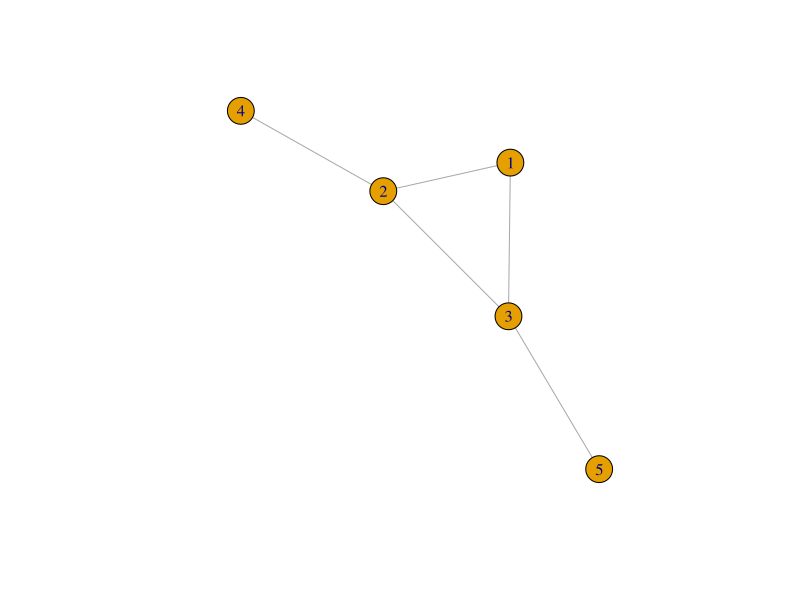
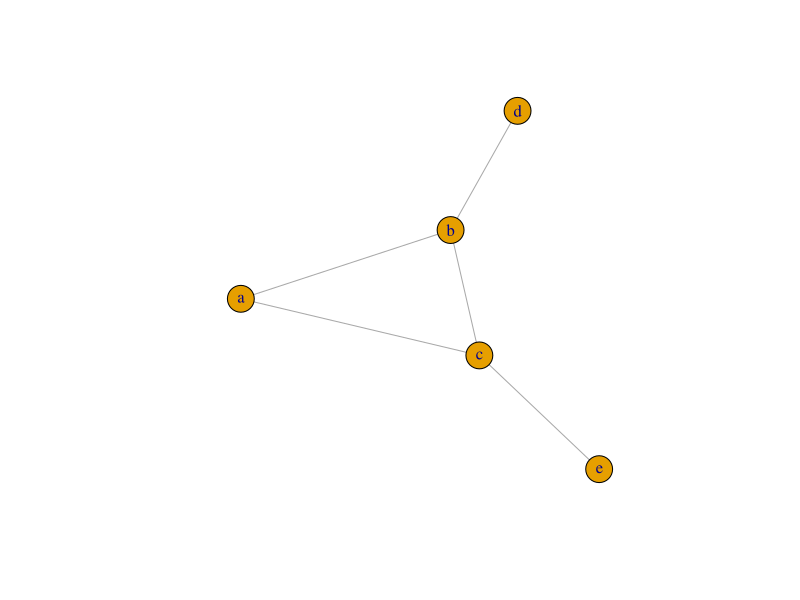
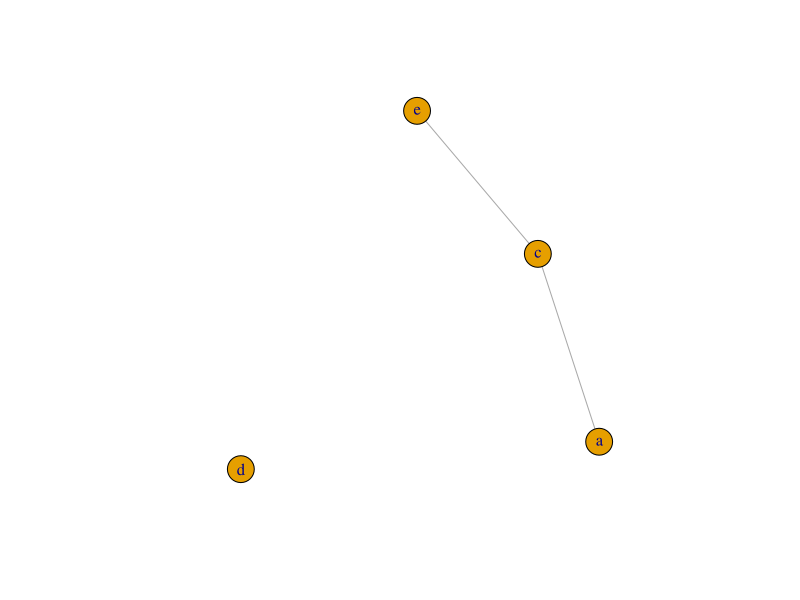
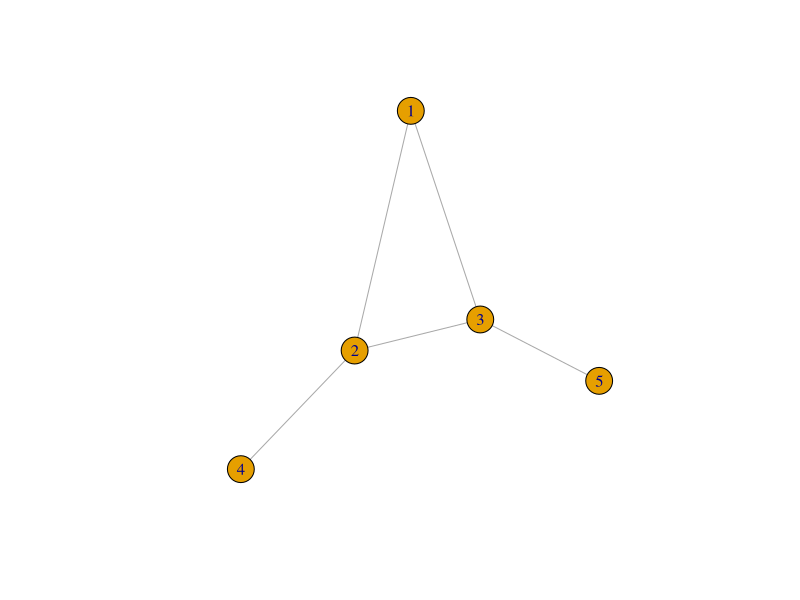

These charts were generated, in order, by the following R code: (Note: a time limit stopped this script after it produced the figures.)
library(igraph)
library(MASS)

# Objective: identify minimal cutsets that disconnect all edges in a graph
# We approach the problem based on topologies of graphs

# Algorithm
# 1. Find a node (N0) with maximal connectivity
# 2. Remove N0 and update the graph
# 3. Repeat 1-2 until no edges are left (complete fragmentation)

# --- playground ---

toy = graph_from_literal( A--B, C--D, E--F, G--H, I, J, K )
toy = make_graph("Bull")
plot(toy)

# set vertex name if needed
V(toy)
toy = set_vertex_attr(toy, "name", value = letters[1:length(V(toy))])
plot(toy)

# find cliques
cliques(toy, min = 3)

# total edges
ecount(toy)

# adjacency number of each vertex
g.adj <- get.adjacency(toy) # matrix
v.top <- which.max(rowSums(as.matrix(g.adj)))
names(v.top)

# delete the top vertex
toy = delete.vertices(toy, names(v.top)) 
plot(toy)

# --- the full algorithm ---

toy = make_graph("Bull")
plot(toy)

g.del = NULL

while(ecount(toy) > 0) {
  g.adj <- get.adjacency(toy)
  v.top <- which.max(rowSums(as.matrix(g.adj)))
  g.del <- c(g.del, names(v.top))
  toy = delete.vertices(toy, names(v.top)) 
}

plot(toy)

# I think this algorithm works. 
# Please check if it breaks on certain graph structures.

# Now, let's review Leon's VIF idea
# VIF (variance inflation factor) quantifies collinearity of the predictors in regression models  

# Toy data (100 by 5), with collinearity

vif.dt = as.data.frame(matrix(rnorm(5e2, 0, 1), nrow = 1e2))
vif.dt$V2 = vif.dt$V1 + rnorm(1e2, 0, .3)
vif.dt$V3 = vif.dt$V1 + rnorm(1e2, 0, .6)
vif.dt$V4 = vif.dt$V1 + rnorm(1e2, 0, .9)
cor(vif.dt)

# compute the VIF of each variables

(vif <- sapply(names(vif.dt), function(x) {
  toy.dt = vif.dt[c(x, setdiff(names(vif.dt), x))]
  names(toy.dt) = paste0("V", 1:5)
  toy.lm = summary(lm(V1 ~ V2 + V3 + V4 + V5, data = toy.dt))
  1 / ( 1 - toy.lm$r.squared )
}))

# a convenient way
(vif = diag(MASS::ginv(cor(vif.dt))))
names(vif) = names(vif.dt)

# keep the variable with top VIF
# as expected the top variable is V1, giving the simulation procedure
(vif.top = which.max(vif))

# we want to remove variables that are highly correlated with the top variable
# to do so, we will re-compute VIF after taking off the top variable, and compute the VIF drop

vif.new = diag(MASS::ginv(cor(vif.dt[-vif.top])))
names(vif.new) = names(vif.dt)[-vif.top]

# the new VIF will drop because the regression models drop an important predictor
(vif.drop = vif[-vif.top] - vif.new)

# as expected, VIF of V1 drops the most, but is this significant?
# we can obtain empirical null distribution of the VIF drops, by repeatedly permuting the top variable 
# this way, we repeatedly plug in a different top variable, while preserving the relationship of the remaining variables

vif.drop.null <- t(replicate(1e3, {
  vif.dt[, vif.top] = sample(vif.dt[, vif.top])
  vif = diag(MASS::ginv(cor(vif.dt)))
  vif.new = diag(MASS::ginv(cor(vif.dt[-vif.top])))
  vif[-vif.top] - vif.new
}))

# set significant cut at the .95 percentile
(vif.drop.cut <- apply(vif.drop.null, 2, function(x) quantile(x, .95)))
vif.drop - vif.drop.cut

# V2, V3, V4 will be excluded
# Final outcomes will be V1 and V5

# Leon actually permute all the remaining variables
vif.drop.null.leon <- t(replicate(1e3, {
  toshuffle = setdiff(1:ncol(vif.dt), vif.top)
  vif.dt[, toshuffle] = sapply(toshuffle, function(x) sample(vif.dt[, x])) 
  vif.new = diag(MASS::ginv(cor(vif.dt[-vif.top])))
  vif[-vif.top] - vif.new
}))

# and set a single significant cut for all remaining variables
(vif.drop.cut.leon <- quantile(c(vif.drop.null.leon), .95))
vif.drop - vif.drop.cut.leon

# none will be excluded 

# Remarks: 
# This VIF idea looks unnecessarily cumbersome. 
# Plus, the null hypothesis needs to be clarified in order to decide the exact permutation procedure
